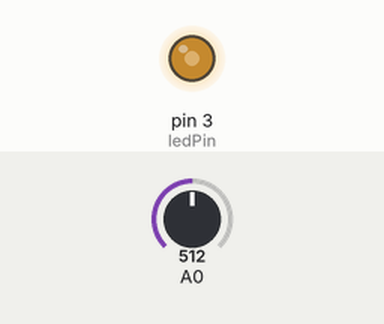
Simulated run of this sketch. Board: Arduino Uno, built with avr-gcc and run on an emulated ATmega328P. Parts: output pins drawn as LEDs (lit = HIGH). The inputs (shaded band) are chosen by the test bench; at power-on: A0 = 512.

Above: at 1.2 s.
1.3 s: A0 set to 716
At 2.5 s:
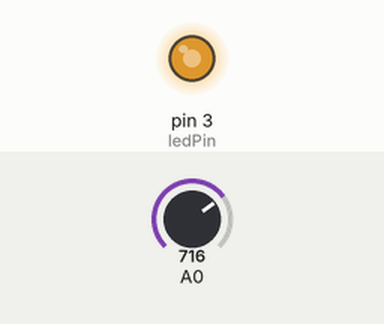
2.8 s: A0 set to 900
At 3.7 s:
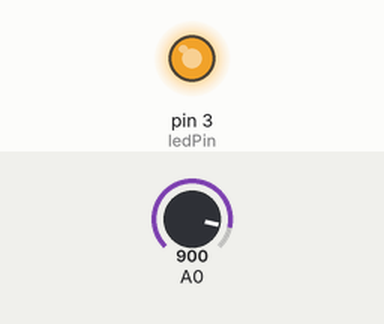
4.3 s: A0 set to 122
At 4.8 s:
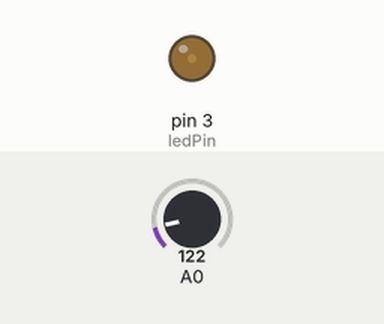
5.8 s: A0 set to 0
At 7.0 s:
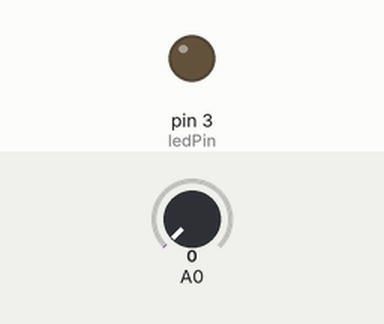
7.3 s: A0 set to 511
At 8.3 s:
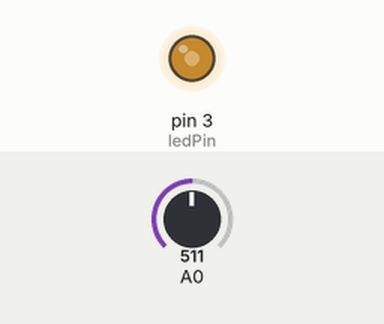
Timing chart, 0 to 9.8 s (numbered marks = the images above; inputs shaded):
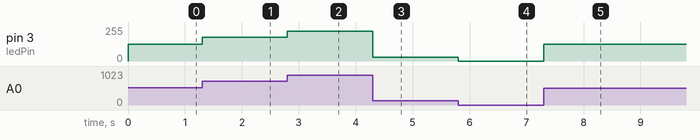

Measured:
- after the input at 1.3 s, pin 3 (ledPin): 127/255 → 178/255 at once
- after the input at 2.8 s, pin 3 (ledPin): 178/255 → 224/255 at once
- after the input at 4.3 s, pin 3 (ledPin): 224/255 → 30/255 at once
- after the input at 5.8 s, pin 3 (ledPin): 30/255 → 0/255 at once
- after the input at 7.3 s, pin 3 (ledPin): 0/255 → 127/255 at once

The sketch:

Codigo.ino
```cpp
int ledPin = 3;

void setup()
{
  pinMode(ledPin, OUTPUT);
}

void loop()
{
  int valor_analog = analogRead(A0);
  int valor_luz = int((float(valor_analog) * 255.0) / 1023.0);
  analogWrite(ledPin, valor_luz);
}
```
